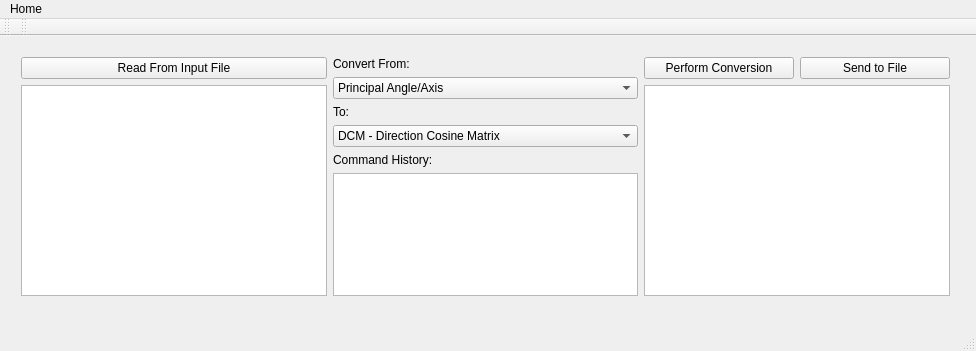
<?xml version="1.0" encoding="UTF-8"?>
<ui version="4.0">
 <class>AttPar</class>
 <widget class="QMainWindow" name="AttPar">
  <property name="geometry">
   <rect>
    <x>0</x>
    <y>0</y>
    <width>976</width>
    <height>351</height>
   </rect>
  </property>
  <property name="windowTitle">
   <string>AttPar</string>
  </property>
  <widget class="QWidget" name="centralWidget">
   <widget class="QWidget" name="horizontalLayoutWidget_2">
    <property name="geometry">
     <rect>
      <x>10</x>
      <y>10</y>
      <width>951</width>
      <height>261</height>
     </rect>
    </property>
    <layout class="QHBoxLayout" name="horizontalLayout_2">
     <item>
      <layout class="QVBoxLayout" name="verticalLayout_2">
       <item>
        <widget class="QPushButton" name="pushButton">
         <property name="text">
          <string>Read From Input File</string>
         </property>
        </widget>
       </item>
       <item>
        <widget class="QTableWidget" name="tableWidget"/>
       </item>
      </layout>
     </item>
     <item>
      <layout class="QVBoxLayout" name="verticalLayout">
       <item>
        <widget class="QLabel" name="label">
         <property name="text">
          <string>Convert From:</string>
         </property>
        </widget>
       </item>
       <item>
        <widget class="QComboBox" name="comboBox">
         <item>
          <property name="text">
           <string>Principal Angle/Axis</string>
          </property>
         </item>
         <item>
          <property name="text">
           <string>DCM - Direction Cosine Matrix</string>
          </property>
         </item>
         <item>
          <property name="text">
           <string>Quaternions</string>
          </property>
         </item>
         <item>
          <property name="text">
           <string>Eular Angles</string>
          </property>
         </item>
         <item>
          <property name="text">
           <string>Gibbs Vector</string>
          </property>
         </item>
         <item>
          <property name="text">
           <string>Cayley-Klein</string>
          </property>
         </item>
        </widget>
       </item>
       <item>
        <widget class="QLabel" name="label_2">
         <property name="text">
          <string>To:</string>
         </property>
        </widget>
       </item>
       <item>
        <widget class="QComboBox" name="comboBox_2">
         <item>
          <property name="text">
           <string>DCM - Direction Cosine Matrix</string>
          </property>
         </item>
         <item>
          <property name="text">
           <string>Principal Angle/Axis</string>
          </property>
         </item>
         <item>
          <property name="text">
           <string>Quaternions</string>
          </property>
         </item>
         <item>
          <property name="text">
           <string>Eular Angles</string>
          </property>
         </item>
         <item>
          <property name="text">
           <string>Gibbs Vector</string>
          </property>
         </item>
         <item>
          <property name="text">
           <string>Cayley-Klein</string>
          </property>
         </item>
        </widget>
       </item>
       <item>
        <widget class="QLabel" name="label_3">
         <property name="text">
          <string>Command History:</string>
         </property>
        </widget>
       </item>
       <item>
        <widget class="QPlainTextEdit" name="plainTextEdit"/>
       </item>
      </layout>
     </item>
     <item>
      <layout class="QVBoxLayout" name="verticalLayout_3">
       <item>
        <layout class="QHBoxLayout" name="horizontalLayout">
         <item>
          <widget class="QPushButton" name="pushButton_3">
           <property name="text">
            <string>Perform Conversion</string>
           </property>
          </widget>
         </item>
         <item>
          <widget class="QPushButton" name="pushButton_2">
           <property name="text">
            <string>Send to File</string>
           </property>
          </widget>
         </item>
        </layout>
       </item>
       <item>
        <widget class="QTableWidget" name="tableWidget_2"/>
       </item>
      </layout>
     </item>
    </layout>
   </widget>
  </widget>
  <widget class="QToolBar" name="mainToolBar">
   <attribute name="toolBarArea">
    <enum>TopToolBarArea</enum>
   </attribute>
   <attribute name="toolBarBreak">
    <bool>false</bool>
   </attribute>
  </widget>
  <widget class="QStatusBar" name="statusBar"/>
  <widget class="QToolBar" name="toolBar">
   <property name="windowTitle">
    <string>toolBar</string>
   </property>
   <attribute name="toolBarArea">
    <enum>TopToolBarArea</enum>
   </attribute>
   <attribute name="toolBarBreak">
    <bool>false</bool>
   </attribute>
  </widget>
  <widget class="QMenuBar" name="menuBar">
   <property name="geometry">
    <rect>
     <x>0</x>
     <y>0</y>
     <width>976</width>
     <height>26</height>
    </rect>
   </property>
   <widget class="QMenu" name="menuHome">
    <property name="title">
     <string>Home</string>
    </property>
   </widget>
   <addaction name="menuHome"/>
  </widget>
 </widget>
 <layoutdefault spacing="6" margin="11"/>
 <resources/>
 <connections/>
</ui>
